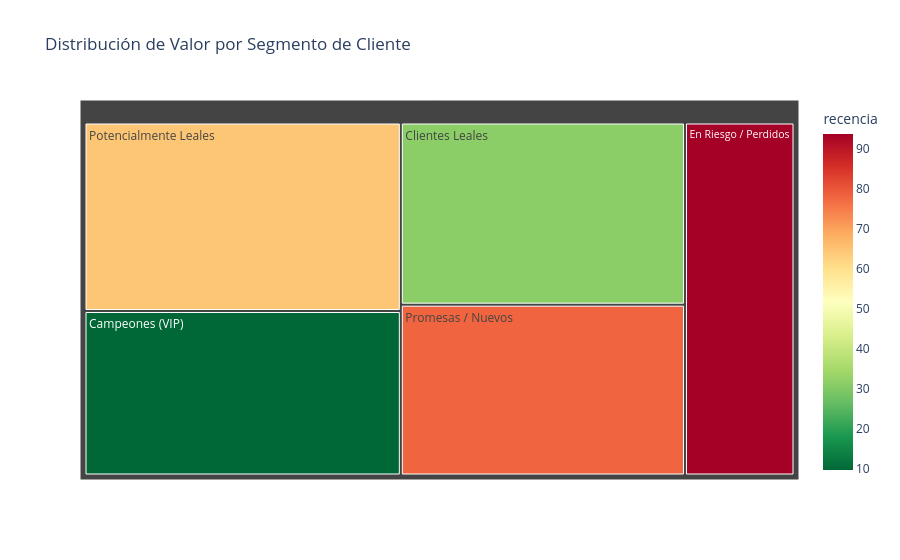

The code cell stored with this chart in its notebook:
### Code cell
import plotly.express as px

fig = px.treemap(df_rfm, 
                 path=['Segmento'], 
                 values='monetario', # El tamaño depende de cuánto dinero dejan
                 color='recencia', # El color depende de qué tan reciente compraron
                 color_continuous_scale='RdYlGn_r',
                 title='Distribución de Valor por Segmento de Cliente')
fig.show()

### Figure 1 — Plotly figure (JSON) as saved in the notebook; plotly's stock layout.template omitted (floating-point values rounded to 4 significant figures)
{"data": [{"branchvalues": "total", "customdata": [[64.45], [31.37], [93.77], [9.622], [78.14]], "domain": {"x": [0, 1], "y": [0, 1]}, "hovertemplate": "labels=%{label}<br>monetario=%{value}<br>parent=%{parent}<br>id=%{id}<br>recencia=%{color}<extra></extra>", "ids": ["Potencialmente Leales", "Clientes Leales", "En Riesgo / Perdidos", "Campeones (VIP)", "Promesas / Nuevos"], "labels": ["Potencialmente Leales", "Clientes Leales", "En Riesgo / Perdidos", "Campeones (VIP)", "Promesas / Nuevos"], "marker": {"coloraxis": "coloraxis", "colors": [64.45, 31.37, 93.77, 9.622, 78.14]}, "name": "", "parents": ["", "", "", "", ""], "type": "treemap", "values": [217300000.0, 188600000.0, 140900000.0, 189700000.0, 176900000.0]}], "layout": {"coloraxis": {"colorbar": {"title": {"text": "recencia"}}, "colorscale": [[0, "rgb(0,104,55)"], [0.1, "rgb(26,152,80)"], [0.2, "rgb(102,189,99)"], [0.3, "rgb(166,217,106)"], [0.4, "rgb(217,239,139)"], [0.5, "rgb(255,255,191)"], [0.6, "rgb(254,224,139)"], [0.7, "rgb(253,174,97)"], [0.8, "rgb(244,109,67)"], [0.9, "rgb(215,48,39)"], [1, "rgb(165,0,38)"]]}, "legend": {"tracegroupgap": 0}, "title": {"text": "Distribución de Valor por Segmento de Cliente"}}}
